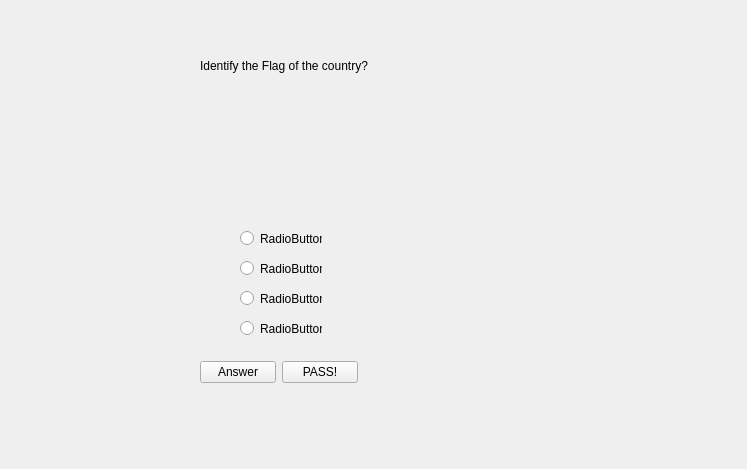
<?xml version="1.0" encoding="UTF-8"?>
<ui version="4.0">
 <class>Play</class>
 <widget class="QWidget" name="Play">
  <property name="geometry">
   <rect>
    <x>0</x>
    <y>0</y>
    <width>747</width>
    <height>469</height>
   </rect>
  </property>
  <property name="windowTitle">
   <string>Form</string>
  </property>
  <widget class="QRadioButton" name="A">
   <property name="geometry">
    <rect>
     <x>240</x>
     <y>230</y>
     <width>82</width>
     <height>17</height>
    </rect>
   </property>
   <property name="text">
    <string>RadioButton</string>
   </property>
  </widget>
  <widget class="QRadioButton" name="B">
   <property name="geometry">
    <rect>
     <x>240</x>
     <y>260</y>
     <width>82</width>
     <height>17</height>
    </rect>
   </property>
   <property name="text">
    <string>RadioButton</string>
   </property>
  </widget>
  <widget class="QRadioButton" name="C">
   <property name="geometry">
    <rect>
     <x>240</x>
     <y>290</y>
     <width>82</width>
     <height>17</height>
    </rect>
   </property>
   <property name="text">
    <string>RadioButton</string>
   </property>
  </widget>
  <widget class="QRadioButton" name="D">
   <property name="geometry">
    <rect>
     <x>240</x>
     <y>320</y>
     <width>82</width>
     <height>17</height>
    </rect>
   </property>
   <property name="text">
    <string>RadioButton</string>
   </property>
  </widget>
  <widget class="QLabel" name="label">
   <property name="geometry">
    <rect>
     <x>200</x>
     <y>40</y>
     <width>191</width>
     <height>51</height>
    </rect>
   </property>
   <property name="text">
    <string>Identify the Flag of the country?</string>
   </property>
  </widget>
  <widget class="QWidget" name="">
   <property name="geometry">
    <rect>
     <x>200</x>
     <y>360</y>
     <width>158</width>
     <height>25</height>
    </rect>
   </property>
   <layout class="QHBoxLayout" name="horizontalLayout">
    <item>
     <widget class="QPushButton" name="Answer">
      <property name="text">
       <string>Answer</string>
      </property>
     </widget>
    </item>
    <item>
     <widget class="QPushButton" name="Pass">
      <property name="text">
       <string>PASS!</string>
      </property>
     </widget>
    </item>
   </layout>
  </widget>
 </widget>
 <resources/>
 <connections/>
</ui>
